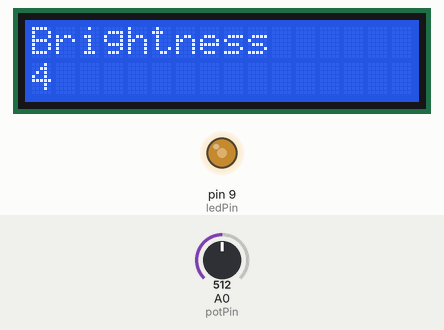
This sketch was run on a simulated Arduino Uno, built with avr-gcc and run on an emulated ATmega328P. Shown: 16×2 character LCD, output pins drawn as LEDs (lit = HIGH). Inputs (shaded band) come from the test bench; at power-on: A0 (potPin) = 512.

Above: at 1.3 s.
1.4 s: A0 (potPin) set to 716
At 1.8 s:
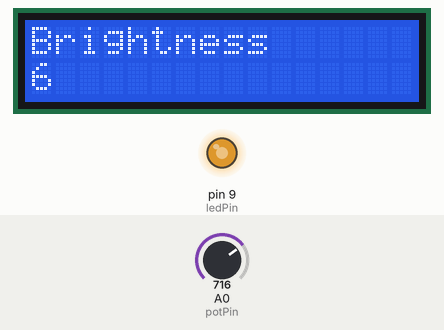
2.9 s: A0 (potPin) set to 900
At 4.1 s:
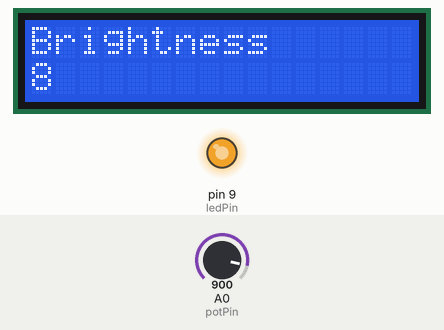
4.4 s: A0 (potPin) set to 122
At 5.3 s:
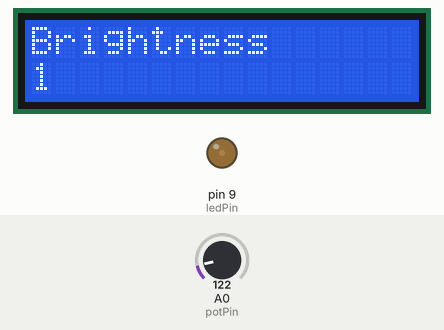
5.9 s: A0 (potPin) set to 0
At 6.4 s:
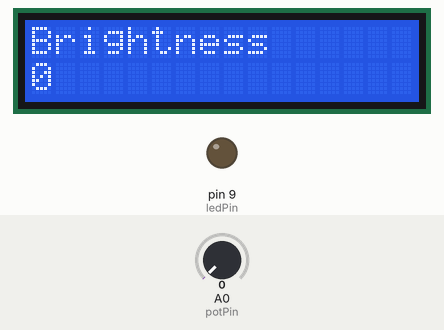
7.4 s: A0 (potPin) set to 511
At 8.8 s:
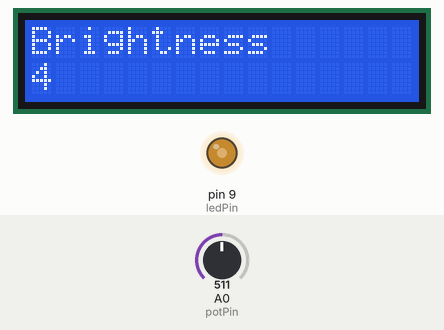
Timing chart, 0 to 9.9 s (numbered marks = the images above; inputs shaded):
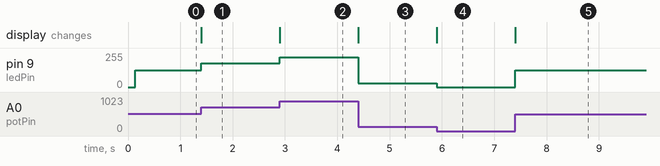

Measured:
- after the input at 1.4 s, pin 9 (ledPin): 127/255 → 178/255 at once; the display: changes at once (image 1)
- after the input at 2.9 s, pin 9 (ledPin): 178/255 → 224/255 at once; the display: changes at once (image 2)
- after the input at 4.4 s, pin 9 (ledPin): 224/255 → 30/255 at once; the display: changes at once (image 3)
- after the input at 5.9 s, pin 9 (ledPin): 30/255 → 0/255 at once; the display: changes at once (image 4)
- after the input at 7.4 s, pin 9 (ledPin): 0/255 → 127/255 at once; the display: changes at once (image 5)

The sketch:

Potentiometers_Try_Four_Talia_Moore.ino
```cpp
#include<LiquidCrystal_I2C.h>
LiquidCrystal_I2C lcd(0x3F, 16, 2);
 int ledPin=9;
int potPin=A0;
int brightness;
int display;
int potValue;


void setup()
{
	pinMode(ledPin, OUTPUT);
	pinMode (potPin, INPUT);
	lcd.init();
	lcd.backlight();
    lcd.begin(16, 2);
	lcd.print ("Brightness");
	}

void loop()
{

	lcd.setCursor(0,1);
	potValue=analogRead(potPin);
	brightness=map(potValue, 0, 1024, 0, 255);
	analogWrite(ledPin, brightness);

	display=map(brightness, 0, 255, 0, 10);
	lcd.print(display);


}
```
